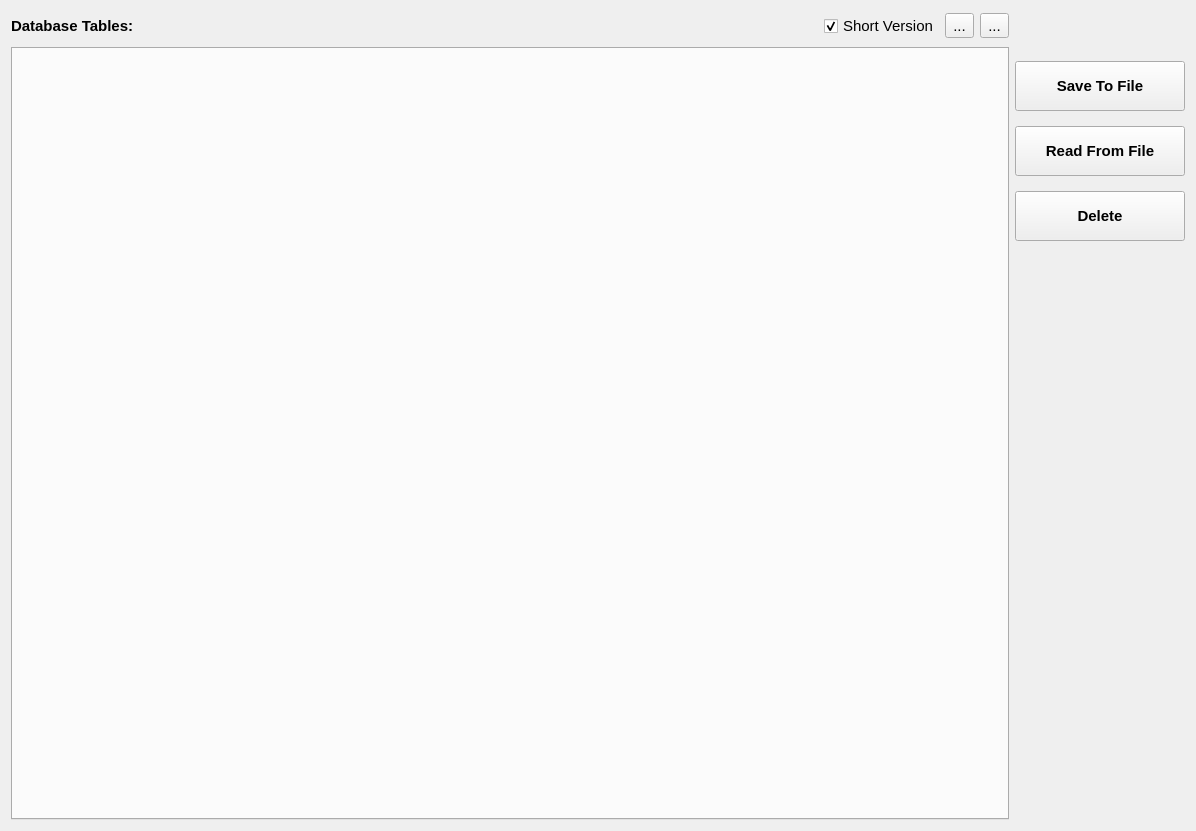
<?xml version="1.0" encoding="UTF-8"?>
<ui version="4.0">
 <class>wg_database</class>
 <widget class="QWidget" name="wg_database">
  <property name="geometry">
   <rect>
    <x>0</x>
    <y>0</y>
    <width>1196</width>
    <height>831</height>
   </rect>
  </property>
  <property name="font">
   <font>
    <pointsize>11</pointsize>
   </font>
  </property>
  <property name="windowTitle">
   <string>Database</string>
  </property>
  <layout class="QGridLayout" name="gridLayout_6">
   <item row="0" column="0">
    <layout class="QHBoxLayout" name="horizontalLayout">
     <item>
      <widget class="QLabel" name="label">
       <property name="sizePolicy">
        <sizepolicy hsizetype="Maximum" vsizetype="Maximum">
         <horstretch>0</horstretch>
         <verstretch>0</verstretch>
        </sizepolicy>
       </property>
       <property name="minimumSize">
        <size>
         <width>0</width>
         <height>30</height>
        </size>
       </property>
       <property name="font">
        <font>
         <weight>75</weight>
         <bold>true</bold>
        </font>
       </property>
       <property name="text">
        <string>Database Tables:</string>
       </property>
      </widget>
     </item>
     <item>
      <spacer name="horizontalSpacer">
       <property name="orientation">
        <enum>Qt::Horizontal</enum>
       </property>
       <property name="sizeHint" stdset="0">
        <size>
         <width>40</width>
         <height>20</height>
        </size>
       </property>
      </spacer>
     </item>
     <item>
      <widget class="QCheckBox" name="chb_short_version">
       <property name="text">
        <string>Short Version</string>
       </property>
       <property name="checked">
        <bool>true</bool>
       </property>
      </widget>
     </item>
     <item>
      <widget class="QToolButton" name="tbt_refresh">
       <property name="text">
        <string>...</string>
       </property>
       <property name="icon">
        <iconset resource="../resources.qrc">
         <normaloff>:/icon/icon/refresh.svg</normaloff>:/icon/icon/refresh.svg</iconset>
       </property>
       <property name="iconSize">
        <size>
         <width>24</width>
         <height>24</height>
        </size>
       </property>
      </widget>
     </item>
     <item>
      <widget class="QToolButton" name="tbt_clear">
       <property name="text">
        <string>...</string>
       </property>
       <property name="icon">
        <iconset resource="../resources.qrc">
         <normaloff>:/icon/icon/clear.svg</normaloff>:/icon/icon/clear.svg</iconset>
       </property>
       <property name="iconSize">
        <size>
         <width>24</width>
         <height>24</height>
        </size>
       </property>
      </widget>
     </item>
    </layout>
   </item>
   <item row="0" column="1" rowspan="2">
    <layout class="QVBoxLayout" name="verticalLayout_2">
     <item>
      <spacer name="verticalSpacer_3">
       <property name="orientation">
        <enum>Qt::Vertical</enum>
       </property>
       <property name="sizeType">
        <enum>QSizePolicy::Fixed</enum>
       </property>
       <property name="sizeHint" stdset="0">
        <size>
         <width>20</width>
         <height>50</height>
        </size>
       </property>
      </spacer>
     </item>
     <item>
      <layout class="QVBoxLayout" name="verticalLayout">
       <property name="spacing">
        <number>15</number>
       </property>
       <property name="leftMargin">
        <number>0</number>
       </property>
       <property name="topMargin">
        <number>0</number>
       </property>
       <property name="rightMargin">
        <number>0</number>
       </property>
       <property name="bottomMargin">
        <number>0</number>
       </property>
       <item>
        <widget class="QPushButton" name="pbt_save">
         <property name="minimumSize">
          <size>
           <width>170</width>
           <height>50</height>
          </size>
         </property>
         <property name="font">
          <font>
           <weight>75</weight>
           <bold>true</bold>
          </font>
         </property>
         <property name="text">
          <string>Save To File</string>
         </property>
         <property name="icon">
          <iconset resource="../resources.qrc">
           <normaloff>:/icon/icon/save.svg</normaloff>:/icon/icon/save.svg</iconset>
         </property>
         <property name="iconSize">
          <size>
           <width>24</width>
           <height>24</height>
          </size>
         </property>
        </widget>
       </item>
       <item>
        <widget class="QPushButton" name="pbt_read">
         <property name="minimumSize">
          <size>
           <width>0</width>
           <height>50</height>
          </size>
         </property>
         <property name="font">
          <font>
           <weight>75</weight>
           <bold>true</bold>
          </font>
         </property>
         <property name="text">
          <string>Read From File</string>
         </property>
         <property name="icon">
          <iconset resource="../resources.qrc">
           <normaloff>:/icon/icon/database_plus.svg</normaloff>:/icon/icon/database_plus.svg</iconset>
         </property>
         <property name="iconSize">
          <size>
           <width>24</width>
           <height>24</height>
          </size>
         </property>
        </widget>
       </item>
       <item>
        <widget class="QPushButton" name="pbt_delete">
         <property name="minimumSize">
          <size>
           <width>0</width>
           <height>50</height>
          </size>
         </property>
         <property name="font">
          <font>
           <weight>75</weight>
           <bold>true</bold>
          </font>
         </property>
         <property name="text">
          <string>Delete</string>
         </property>
         <property name="iconSize">
          <size>
           <width>24</width>
           <height>24</height>
          </size>
         </property>
        </widget>
       </item>
      </layout>
     </item>
     <item>
      <widget class="QStackedWidget" name="stw_buttons">
       <property name="sizePolicy">
        <sizepolicy hsizetype="Maximum" vsizetype="Preferred">
         <horstretch>0</horstretch>
         <verstretch>0</verstretch>
        </sizepolicy>
       </property>
       <property name="currentIndex">
        <number>0</number>
       </property>
       <widget class="QWidget" name="pg_empty"/>
      </widget>
     </item>
    </layout>
   </item>
   <item row="1" column="0">
    <widget class="QTabWidget" name="twg_database">
     <property name="currentIndex">
      <number>-1</number>
     </property>
    </widget>
   </item>
  </layout>
 </widget>
 <tabstops>
  <tabstop>chb_short_version</tabstop>
 </tabstops>
 <resources>
  <include location="../resources.qrc"/>
 </resources>
 <connections/>
</ui>
